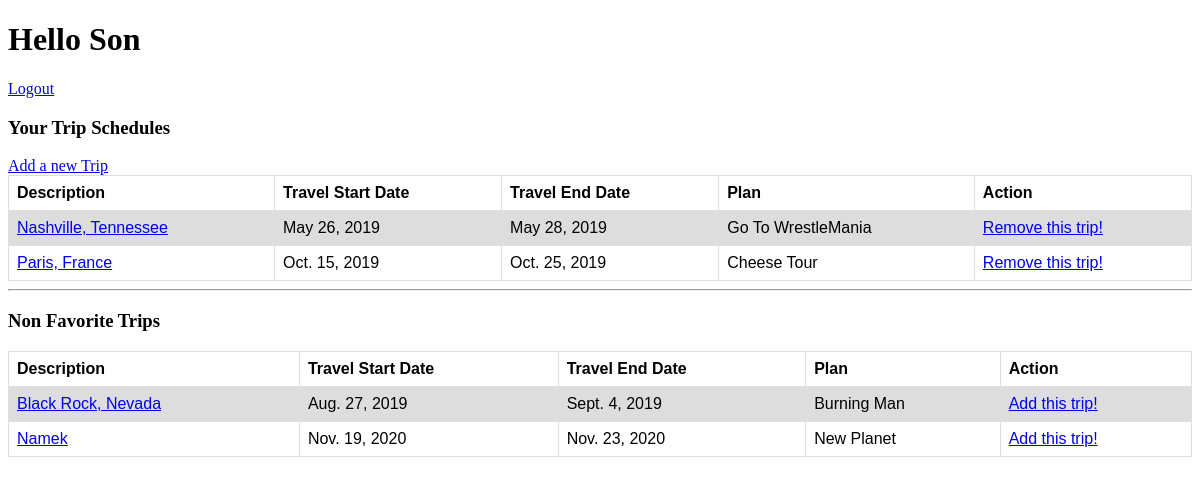
The page /success (signed in) on the database its author committed.
### djangobeltApp/models.py (models this page shows)
class User(models.Model):
    first_name = models.CharField(max_length = 255)
    last_name = models.CharField(max_length = 255)
    email = models.CharField(max_length = 255)
    password = models.CharField(max_length = 255)
    created_at = models.DateTimeField(auto_now_add=True)
    updated_at = models.DateTimeField(auto_now=True)
    objects = UserManager()

class Travel(models.Model):
    description = models.CharField(max_length = 255)
    plan = models.CharField(max_length = 255)
    creator = models.ForeignKey(User, related_name = 'trips_created', on_delete = models.CASCADE)
    favoritors = models.ManyToManyField(User, related_name = 'trips_favorited')
    start_date = models.DateField()
    end_date = models.DateField()
    created_at = models.DateTimeField(auto_now_add=True)
    updated_at = models.DateTimeField(auto_now=True)
    objects = TripManager()

### djangobeltApp/views.py (the view)
# urls.py: path('success', views.success),
def success(request):
    if 'loggedInId' not in request.session:
        messages.error(request, "You must be logged in first!")
        return redirect("/")
    context = {
        'loggedInUser': User.objects.get(id=request.session['loggedInId']),
        'allTrips': Travel.objects.all(),
        'favTrips': Travel.objects.filter(favoritors= User.objects.get(id=request.session['loggedInId'])),
        'nonFavTrips': Travel.objects.exclude(favoritors= User.objects.get(id=request.session['loggedInId']))
    }
    return render(request, 'success.html', context)

### djangobeltApp/templates/success.html (shortened to what this page needs)
<!DOCTYPE html>
<html lang="en">
<head>
</head>
<body>
    <h1>Hello {{loggedInUser.first_name}}</h1>
    <a href="/logout">Logout</a>
    <h3>Your Trip Schedules</h3>
    <a href="/trips/create">Add a new Trip</a>
    <table>
        <tr>
            <th>Description</th>
            <th>Travel Start Date</th>
            <th>Travel End Date</th>
            <th>Plan</th>
            <th>Action</th>
        </tr>
        {% for trip in favTrips %}
        <tr>
            <td><a href="/trips/{{trip.id}}">{{trip.description}}</a></td>
            <td>{{trip.start_date}}</td>
            <td>{{trip.end_date}}</td>
            <td>{{trip.plan}}</td>
            <td><a href="/removeFav/{{trip.id}}">Remove this trip!</a></td>
        </tr>
        {% endfor %}
    </table>
    <hr>
    <h3>Non Favorite Trips</h3>
    <table>
        <tr>
            <th>Description</th>
            <th>Travel Start Date</th>
            <th>Travel End Date</th>
            <th>Plan</th>
            <th>Action</th>
        </tr>
        {% for trip in nonFavTrips %}
        <tr>
            <td><a href="/trips/{{trip.id}}">{{trip.description}}</a></td>
            <td>{{trip.start_date}}</td>
            <td>{{trip.end_date}}</td>
            <td>{{trip.plan}}</td>
            <td><a href="/addFav/{{trip.id}}">Add this trip!</a></td>
        </tr>
        {% endfor %}
    </table>
</body>
</html>

### djangobeltApp/templates/success.html (style rules this page uses)
table { font-family: arial, sans-serif; border-collapse: collapse; width: 100%; }
td, th { border: 1px solid #dddddd; text-align: left; padding: 8px; }
tr:nth-child(even) { background-color: #dddddd; }

### rows shown on the page
User: first_name "Son"
Travel: description "Nashville, Tennessee", start_date "May 26, 2019", end_date "May 28, 2019", plan "Go To WrestleMania"
Travel: description "Paris, France", start_date "Oct. 15, 2019", end_date "Oct. 25, 2019", plan "Cheese Tour"
Travel: description "Black Rock, Nevada", start_date "Aug. 27, 2019", end_date "Sept. 4, 2019", plan "Burning Man"
Travel: description "Namek", start_date "Nov. 19, 2020", end_date "Nov. 23, 2020", plan "New Planet"
